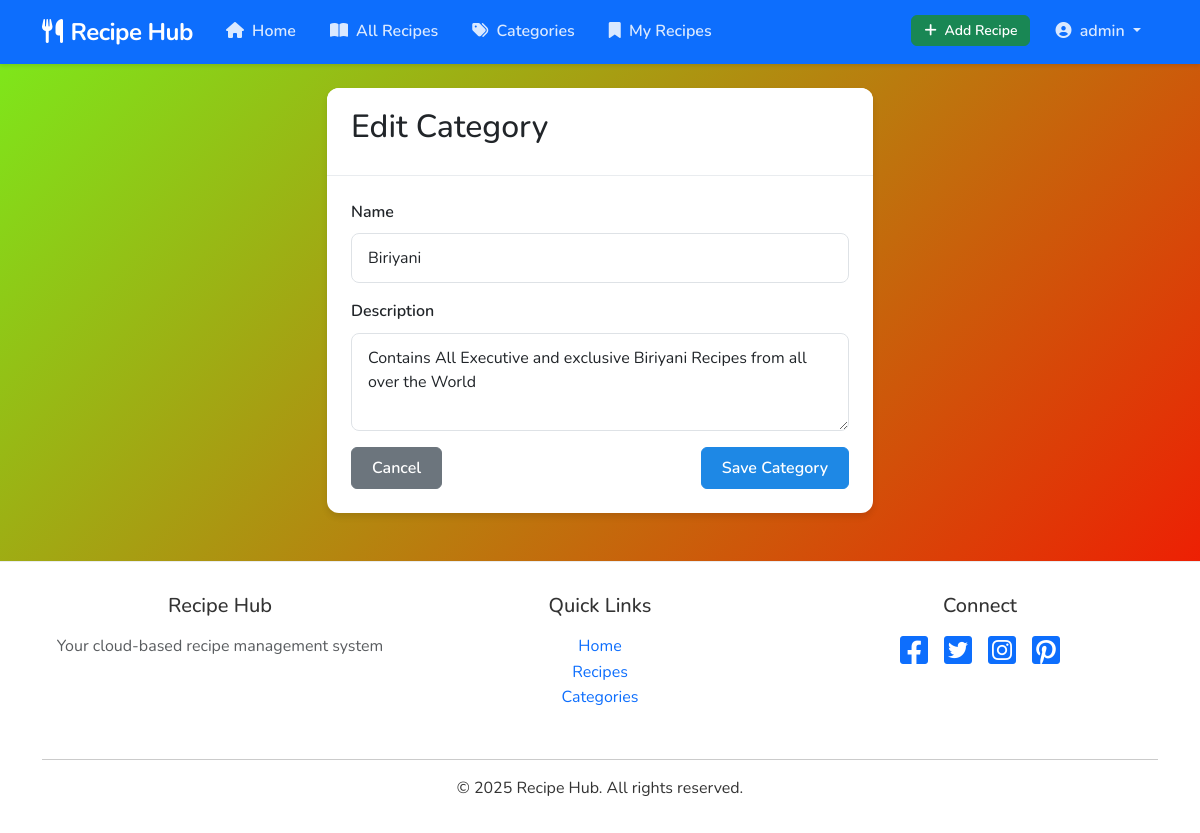
/categories/1/update/ (signed in), run on the app's committed database.
### recipes/models.py (models this page shows, shortened)
class Category(models.Model):
    name = models.CharField(max_length=100)
    description = models.TextField(blank=True)
    author = models.ForeignKey(User, on_delete=models.CASCADE, related_name="categories", null=True)
    class Meta:
        verbose_name_plural = "Categories"

### recipes/views.py (the view)
# urls.py: path('categories/<int:pk>/update/', views.category_update, name='category_update'),
@login_required
def category_update(request, pk):
    category = get_object_or_404(Category, pk=pk)
    if category.author != request.user and not request.user.is_staff:
        return HttpResponseForbidden("You don't have permission to edit this category.")
    if request.method == 'POST':
        form = CategoryForm(request.POST, instance=category)
        if form.is_valid():
            form.save()
            messages.success(request, 'Category updated successfully!')
            return redirect('category_list')
    else:
        form = CategoryForm(instance=category)
    return render(request, 'recipes/category_form.html', {
        'form': form,
        'title': 'Edit Category'
    })

### recipes/forms.py
class CategoryForm(forms.ModelForm):
    class Meta:
        model = Category
        fields = ['name', 'description']
        widgets = {
            'name': forms.TextInput(attrs={'class': 'form-control'}),
            'description': forms.Textarea(attrs={'class': 'form-control', 'rows': 3}),
        }

### templates/recipes/category_form.html (shortened to what this page needs)
{% extends 'base.html' %}
{% block content %}
<div class="row">
    <div class="col-md-6 offset-md-3">
        <div class="card">
            <div class="card-header">
                <h2>{{ title }}</h2>
            </div>
            <div class="card-body">
                <form method="post">
                    <div class="mb-3">
                        <label for="{{ form.name.id_for_label }}" class="form-label">Name</label>
                        {{ form.name }}
                    </div>
                    <div class="mb-3">
                        <label for="{{ form.description.id_for_label }}" class="form-label">Description</label>
                        {{ form.description }}
                    </div>
                    <div class="d-flex justify-content-between">
                        <a href="{% url 'category_list' %}" class="btn btn-secondary">Cancel</a>
                        <button type="submit" class="btn btn-primary">Save Category</button>
                    </div>
                </form>
            </div>
        </div>
    </div>
</div>
{% endblock %}

### templates/base.html (shortened to what this page needs)
<!DOCTYPE html>
<html lang="en">
<head>
    <link rel="stylesheet" href="https://cdnjs.cloudflare.com/ajax/libs/font-awesome/6.4.0/css/all.min.css">
    <link href="https://cdn.jsdelivr.net/npm/bootstrap@5.3.0-alpha1/dist/css/bootstrap.min.css" rel="stylesheet">
    <link href="/static/css/custom.css" rel="stylesheet">
</head>
<body>
    <nav class="navbar navbar-expand-lg navbar-dark bg-primary mb-4">
        <div class="container">
            <a class="navbar-brand" href="{% url 'home' %}">
                <i class="fas fa-utensils me-2"></i>Recipe Hub
            </a>
            <div class="collapse navbar-collapse" id="navbarNav">
                <ul class="navbar-nav">
                    <li class="nav-item">
                        <a class="nav-link" href="{% url 'home' %}">
                            <i class="fas fa-home me-1"></i> Home
                        </a>
                    </li>
                    <li class="nav-item">
                        <a class="nav-link" href="{% url 'recipe_list' %}">
                            <i class="fas fa-book-open me-1"></i> All Recipes
                        </a>
                    </li>
                    <li class="nav-item">
                        <a class="nav-link" href="{% url 'category_list' %}">
                            <i class="fas fa-tags me-1"></i> Categories
                        </a>
                    </li>
                    {% if user.is_authenticated %}
                    <li class="nav-item">
                        <a class="nav-link" href="{% url 'my_recipes' %}">
                            <i class="fas fa-bookmark me-1"></i> My Recipes
                        </a>
                    </li>
                    {% endif %}
                </ul>
                <ul class="navbar-nav ms-auto">
                    {% if user.is_authenticated %}
                        <li class="nav-item me-2">
                            <a class="btn btn-success btn-sm mt-1" href="{% url 'recipe_create' %}">
                                <i class="fas fa-plus me-1"></i> Add Recipe
                            </a>
                        </li>
                        <li class="nav-item dropdown">
                            <a class="nav-link dropdown-toggle" href="#" id="navbarDropdown" role="button" data-bs-toggle="dropdown">
                                <i class="fas fa-user-circle me-1"></i> {{ user.username }}
                            </a>
                        </li>
                    {% endif %}
                </ul>
            </div>
        </div>
    </nav>
    <div class="container">
        {% block content %}{% endblock %}
    </div>
    <footer class="footer mt-5">
        <div class="container text-center">
            <div class="row">
                <div class="col-md-4 mb-3">
                    <h5 class="mb-3">Recipe Hub</h5>
                    <p class="text-muted">Your cloud-based recipe management system</p>
                </div>
                <div class="col-md-4 mb-3">
                    <h5 class="mb-3">Quick Links</h5>
                    <ul class="list-unstyled">
                        <li><a href="{% url 'home' %}" class="text-decoration-none">Home</a></li>
                        <li><a href="{% url 'recipe_list' %}" class="text-decoration-none">Recipes</a></li>
                        <li><a href="{% url 'category_list' %}" class="text-decoration-none">Categories</a></li>
                    </ul>
                </div>
                <div class="col-md-4 mb-3">
                    <h5 class="mb-3">Connect</h5>
                    <div class="d-flex justify-content-center gap-3">
                        <a href="#" class="text-decoration-none"><i class="fab fa-facebook-square fa-2x"></i></a>
                        <a href="#" class="text-decoration-none"><i class="fab fa-twitter-square fa-2x"></i></a>
                        <a href="#" class="text-decoration-none"><i class="fab fa-instagram-square fa-2x"></i></a>
                        <a href="#" class="text-decoration-none"><i class="fab fa-pinterest-square fa-2x"></i></a>
                    </div>
                </div>
            </div>
            <hr>
            <p class="mb-0">&copy; 2025 Recipe Hub. All rights reserved.</p>
        </div>
    </footer>
</body>
</html>

### static/css/custom.css (style rules this page uses)
:root { --primary-color: #1e88e5; --primary-dark: #1565c0; --primary-light: #64b5f6; --accent-color: #ff9800; --success-color: #4caf50; --warning-color: #ff9800; --danger-color: #f44336; --gray-100: #f8f9fa; --gray-200: #e9ecef; --gray-300: #dee2e6; --gray-800: #343a40; --box-shadow: 0 4px 6px rgba(0, 0, 0, 0.1); --transition: all 0.3s ease; }
body { font-family: 'Nunito', 'Segoe UI', Roboto, sans-serif; color: #333; line-height: 1.6; background:linear-gradient(135deg, #7aee1b, #ff0000); }
.navbar { box-shadow: 0 2px 4px rgba(0, 0, 0, 0.1); }
.navbar-brand { font-weight: 700; font-size: 1.5rem; letter-spacing: -0.5px; }
.navbar .nav-link { font-weight: 600; transition: var(--transition); margin: 0 5px; border-radius: 4px; padding: 8px 12px !important; }
.navbar-dark .navbar-nav .nav-link { color: rgba(255, 255, 255, 0.85); }
.card { border: none; border-radius: 12px; box-shadow: var(--box-shadow); transition: var(--transition); overflow: hidden; }
.card-header { background-color: white; border-bottom: 1px solid var(--gray-200); padding: 1.25rem 1.5rem; }
.card-body { padding: 1.5rem; }
.btn { border-radius: 6px; font-weight: 600; padding: 0.5rem 1.25rem; transition: var(--transition); }
.btn-primary { background-color: var(--primary-color); border-color: var(--primary-color); }
.btn-sm { padding: 0.25rem 0.75rem; font-size: 0.875rem; }
.form-control, .form-select { border-radius: 8px; border: 1px solid var(--gray-300); padding: 0.75rem 1rem; transition: var(--transition); }
.form-label { font-weight: 600; margin-bottom: 0.5rem; }
.footer { margin-top: 3rem; padding: 2rem 0; background-color: white; border-top: 1px solid var(--gray-200); }

### data on the page
Category: name "Biriyani", description "Contains All Executive and exclusive Biriyani Recipes from all over the World"

### other printed values
{{ user.username }} "admin"
{{ title }} "Edit Category"
